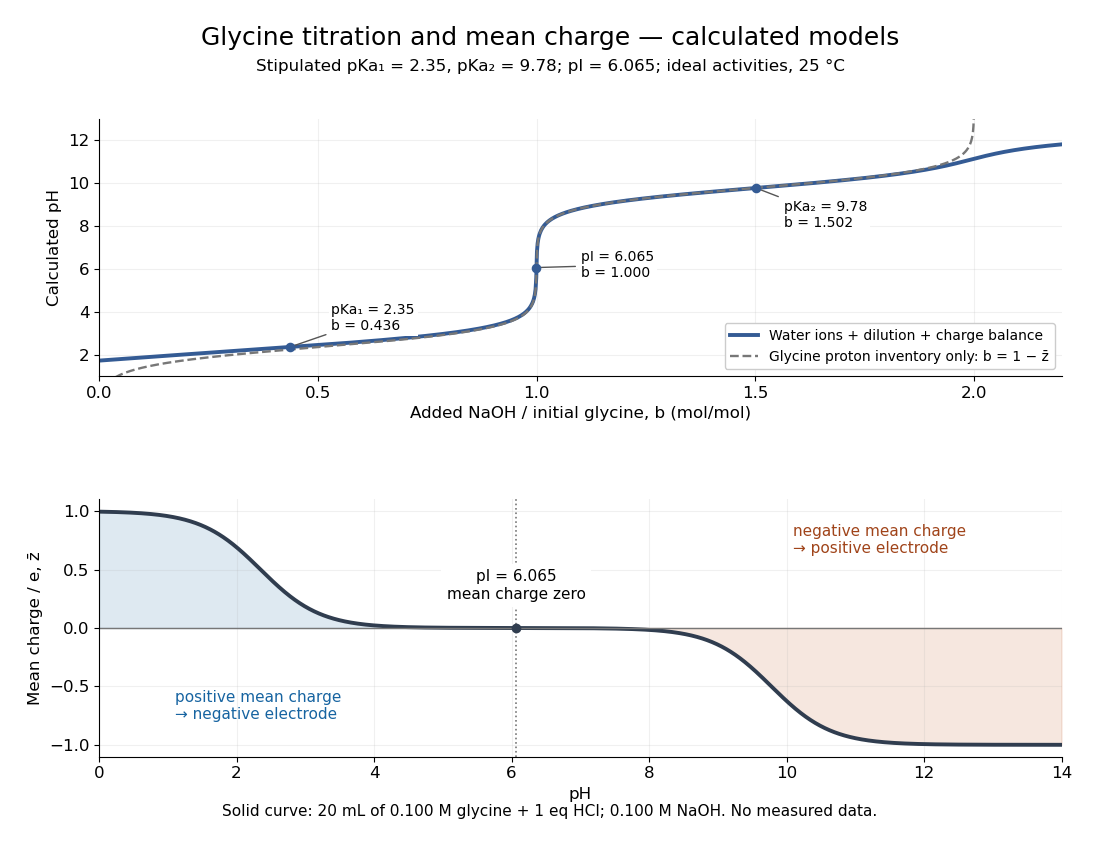

Recreate this plot in Python.
"""Draw ideal glycine titration and mean charge models (Python 3.14).

Run from _media. This is not a fit or an experimental data reconstruction.
The solid curve solves charge balance for 20 mL 0.100 M glycine plus one
equivalent HCl, titrated with 0.100 M NaOH. Volumes add, activity coefficients
are one, and Kw=1e-14 is stipulated at 25 C. The dashed curve neglects free
water ions. Each generator is self-contained and writes its own basename.
"""

from pathlib import Path

import matplotlib.pyplot as plt
import numpy as np


PKA1, PKA2 = 2.35, 9.78
PI = (PKA1 + PKA2) / 2
KW, C0 = 1e-14, 0.100


def mean_charge(ph):
    h = 10.0 ** (-np.asarray(ph))
    k1, k2 = 10.0**-PKA1, 10.0**-PKA2
    return (h * h - k1 * k2) / (h * h + k1 * h + k1 * k2)


def charge_balance(ph, base_equivalents):
    h = 10.0 ** (-ph)
    ct = C0 / (1 + base_equivalents)
    return h - KW / h + ct * (base_equivalents + mean_charge(ph) - 1)


def titration_ph(base_equivalents):
    # The residual decreases monotonically as pH increases.
    lo = np.zeros_like(base_equivalents)
    hi = np.full_like(base_equivalents, 14.0)
    for _ in range(70):
        mid = (lo + hi) / 2
        positive = charge_balance(mid, base_equivalents) > 0
        lo = np.where(positive, mid, lo)
        hi = np.where(positive, hi, mid)
    return (lo + hi) / 2


def equivalents_at_ph(ph):
    h = 10.0**-ph
    q = (KW / h - h) / C0
    return (1 - mean_charge(ph) + q) / (1 - q)


def main():
    plt.rcParams.update({"font.size": 12, "axes.spines.top": False,
                         "axes.spines.right": False, "savefig.facecolor": "white"})
    fig, (ax, charge_ax) = plt.subplots(2, 1, figsize=(11, 8.5), dpi=100, facecolor="white")
    fig.subplots_adjust(left=0.09, right=0.965, top=0.86, bottom=0.11, hspace=0.48)
    fig.suptitle("Glycine titration and mean charge — calculated models", fontsize=18, y=0.969)
    fig.text(0.5, 0.916, "Stipulated pKa₁ = 2.35, pKa₂ = 9.78; pI = 6.065; ideal activities, 25 °C",
             ha="center", fontsize=12)
    base = np.unique(np.r_[np.linspace(0, 2.2, 1401), [0.5, 1, 1.5, 2]])
    ax.plot(base, titration_ph(base), color="#345b94", lw=2.8,
            label="Water ions + dilution + charge balance")
    ph = np.linspace(0, 14, 2001)
    ax.plot(1 - mean_charge(ph), ph, color="#777777", ls="--", lw=1.7,
            label="Glycine proton inventory only: b = 1 − z̄")
    for p, name, offset in ((PKA1, "pKa₁", (30, 12)), (PI, "pI", (32, -7)),
                            (PKA2, "pKa₂", (20, -28))):
        b = float(equivalents_at_ph(p))
        ax.scatter(b, p, s=35, color="#345b94", zorder=5)
        ax.annotate(f"{name} = {p:g}\nb = {b:.3f}", (b, p), xytext=offset,
                    textcoords="offset points", fontsize=10,
                    arrowprops={"arrowstyle": "-", "color": "#555555"},
                    bbox={"facecolor": "white", "edgecolor": "none", "pad": 2})
    ax.set(xlim=(0, 2.2), ylim=(1, 13), xlabel="Added NaOH / initial glycine, b (mol/mol)", ylabel="Calculated pH")
    ax.set_xticks([0, 0.5, 1, 1.5, 2])
    ax.grid(alpha=0.18)
    ax.legend(loc="lower right", fontsize=10, frameon=True, framealpha=1)
    charge = mean_charge(ph)
    charge_ax.fill_between(ph, 0, charge, where=charge >= 0, color="#1764a1", alpha=0.14)
    charge_ax.fill_between(ph, 0, charge, where=charge <= 0, color="#c25823", alpha=0.14)
    charge_ax.plot(ph, charge, color="#303d4f", lw=2.8)
    charge_ax.axhline(0, color="#777777", lw=1)
    charge_ax.axvline(PI, color="#777777", lw=1.2, ls=":")
    charge_ax.scatter([PI], [0], color="#303d4f", zorder=5)
    charge_ax.text(PI, 0.25, "pI = 6.065\nmean charge zero", ha="center", fontsize=11,
                   bbox={"facecolor": "white", "edgecolor": "none"})
    charge_ax.text(1.1, -0.78, "positive mean charge\n→ negative electrode", color="#1764a1", fontsize=11)
    charge_ax.text(10.1, 0.64, "negative mean charge\n→ positive electrode", color="#a0441a", fontsize=11)
    charge_ax.set(xlim=(0, 14), ylim=(-1.1, 1.1), xlabel="pH", ylabel="Mean charge / e, z̄")
    charge_ax.grid(alpha=0.18)
    fig.text(0.5, 0.04, "Solid curve: 20 mL of 0.100 M glycine + 1 eq HCl; 0.100 M NaOH. No measured data.",
             ha="center", fontsize=11)
    fig.savefig(Path(__file__).with_suffix(".png").name, facecolor="white")
    plt.close(fig)


if __name__ == "__main__":
    main()
